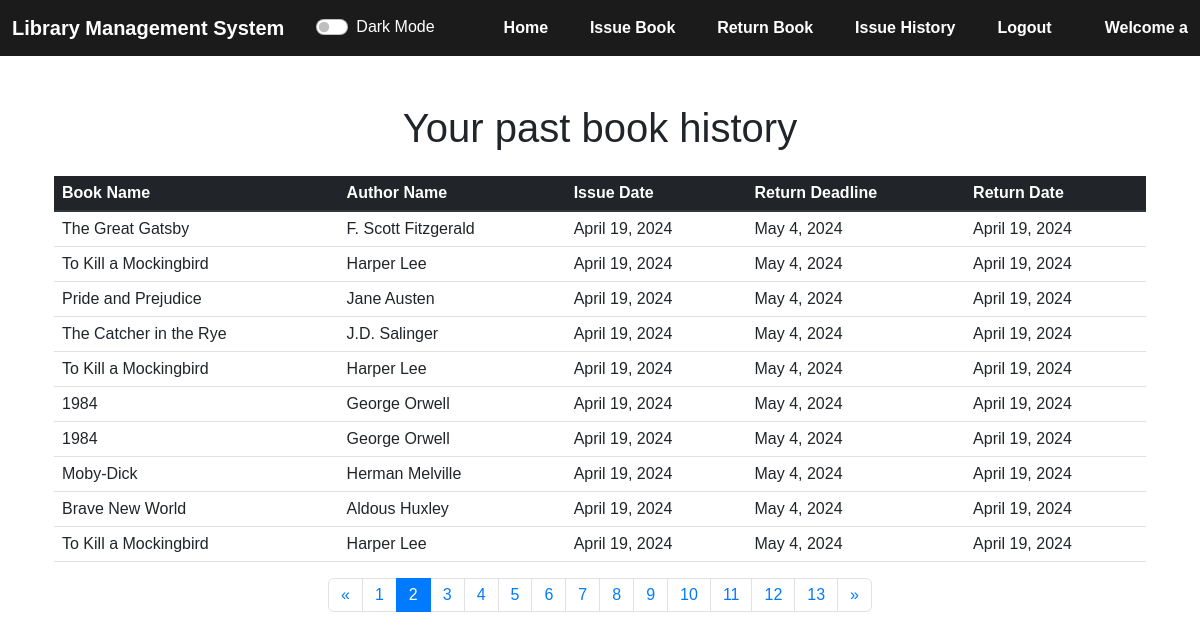
The page /history/?page=2 (signed in) on the database its author committed.
### lmsapp/models.py (models this page shows, shortened)
class IssuedItem(models.Model):
    book_id = models.ForeignKey(Book, on_delete=models.CASCADE)
    user_id = models.ForeignKey(User, on_delete=models.CASCADE)
    issue_date = models.DateField(default=date.today(), blank=False)
    @property
    def return_deadline(self):
        return self.issue_date + timedelta(days=15)
    return_date = models.DateField(blank=True, null=True)

class Book(models.Model):
    book_pic_url = models.CharField(max_length=2000)
    book_name = models.CharField(max_length=150)
    author_name = models.CharField(max_length=200)
    quantity = models.IntegerField(default=1)
    subject = models.CharField(max_length=2000)
    book_add_time = models.TimeField(default=timezone.now())
    book_add_date = models.DateField(default=date.today())
    class Meta:
        unique_together = ("book_name", "author_name")

### lmsapp/views.py (the view)
# urls.py: path("history/", views.history, name="history"),
@login_required(login_url="login")
def history(request):
    try:
        my_items = IssuedItem.objects.filter(user_id=request.user).order_by("-issue_date")
        paginator = Paginator(my_items, 10)
        page_number = request.GET.get("page")
        show_data_final = paginator.get_page(page_number)
        return render(request, "history.html", {"books": show_data_final})
    except Exception as e:
        messages.error(request, str(e))
        return redirect("/")

### lmsapp/templates/history.html (shortened to what this page needs)
{% extends 'base.html' %}
{% block content %}
  <div class="container mt-5 darkTable">
    <h1 class="text-center mb-4" data-aos="fade-up" data-aos-duration="400">Your past book history</h1>
    <div class="container" data-aos="fade-up" data-aos-duration="400">
      <table class="table ">
        <thead class="thead-dark">
          <tr>
            <th scope="col">Book Name</th>
            <th scope="col">Author Name</th>
            <th scope="col">Issue Date</th>
            <th scope="col">Return Deadline</th>
            <th scope="col">Return Date</th>
          </tr>
        </thead>
        <tbody>
          {% for book in books %}
            <tr>
              <td>{{ book.book_id.book_name }}</td>
              <td>{{ book.book_id.author_name }}</td>
              <td>{{ book.issue_date }}</td>
              <td>{{ book.return_deadline }}</td>
              <td>{{ book.return_date }}</td>
            </tr>
          {% endfor %}
        </tbody>
      </table>
    </div>
    <div class="mx-auto" style="width: 200px">
      <nav aria-label="Page navigation example">
        <ul class="pagination">
          {% if books.has_previous %}
            <li class="page-item">
              <a class="page-link" href="?page={{ books.previous_page_number }}" tabindex="-1" aria-disabled="true">&laquo;</a>
            </li>
          {% endif %}
          {% for i in 'x'|ljust:books.paginator.num_pages %}
            <li class="page-item {% if forloop.counter == books.number %}active{% endif %}">
              {% if books.paginator.num_pages > 1 %}
                <a class="page-link" href="?page={{ forloop.counter }}">{{ forloop.counter }}</a>
              {% endif %}
            </li>
          {% endfor %}
          {% if books.has_next %}
            <li class="page-item">
              <a class="page-link" href="?page={{ books.next_page_number }}">&raquo;</a>
            </li>
          {% endif %}
        </ul>
      </nav>
    </div>
  </div>
{% endblock %}

### lmsapp/templates/base.html (shortened to what this page needs)
{% load static %}
<!DOCTYPE html>
<html lang="en">
  <head>
    <link rel="stylesheet" href="https://cdn.jsdelivr.net/npm/bootstrap@4.0.0/dist/css/bootstrap.min.css" />
    <link href="https://cdn.jsdelivr.net/npm/bootstrap@5.2.3/dist/css/bootstrap.min.css" rel="stylesheet" />
    <link href="https://cdn.rawgit.com/michalsnik/aos/2.3.4/dist/aos.css" rel="stylesheet" />
  </head>
  <body>
    <nav class="navbar navbar-expand-lg">
      <div class="container-fluid">
        <a class="navbar-brand" href="/">Library Management System</a>
        <div class="form-check form-switch mx-3">
          <input class="form-check-input" type="checkbox" id="darkModeSwitcher" />
          <label class="form-check-label darkMode" for="darkModeSwitcher">Dark Mode</label>
        </div>
        <div class="collapse navbar-collapse" id="navbarNav">
          <ul class="navbar-nav m-auto mb-lg-0">
            {% if not user.is_authenticated %}
              <li class="nav-item">
                <a class="nav-link" href="/login/">Login</a>
              </li>
              <li class="nav-item">
                <a class="nav-link" href="/register/">Register</a>
              </li>
            {% else %}
              <li class="nav-item">
                <a class="nav-link" href="/">Home</a>
              </li>
              <li class="nav-item">
                <a class="nav-link" href="/issue/">Issue Book</a>
              </li>
              <li class="nav-item">
                <a class="nav-link" href="/return_item/">Return Book</a>
              </li>
              <li class="nav-item">
                <a class="nav-link" href="/history/">Issue History</a>
              </li>
              <li class="nav-item">
                <a class="nav-link" href="/logout/">Logout</a>
              </li>
            {% endif %}
          </ul>
          {% if user.is_authenticated %}
            <span class="navbar-text">Welcome {{ request.user.first_name }}</span>
          {% endif %}
        </div>
      </div>
    </nav>
    {% block content %}
    {% endblock %}
  </body>
</html>

### lmsapp/templates/base.html (style rules this page uses)
* { font-family: sans-serif; }
.nav-link { font-weight: 800; color: white; }
.navbar-text { font-weight: 800; color: white; }
.navbar-nav { width: 80%; justify-content: space-around; }
.navbar-brand { color: white; font-weight: 600; }
.navbar { background-color: #1b1b1b; }
body { margin: 0px; padding: 0px; color: #212529; overflow-x: hidden; }
.darkMode { color: white; }

### lmsapp/templates/history.html (style rules this page uses)
.table thead th { border-top: none; }
.pagination { justify-content: center; }
.pagination .page-item.active .page-link { background-color: #007bff; border-color: #007bff; }
.pagination .page-item.active .page-link { color: #ffffff; }
.pagination .page-link { color: #007bff; }

### rows shown on the page
IssuedItem: book_id.book_name "The Great Gatsby", book_id.author_name "F. Scott Fitzgerald", issue_date "April 19, 2024", return_deadline "May 4, 2024", return_date "April 19, 2024"
IssuedItem: book_id.book_name "To Kill a Mockingbird", book_id.author_name "Harper Lee", issue_date "April 19, 2024", return_deadline "May 4, 2024", return_date "April 19, 2024"
IssuedItem: book_id.book_name "Pride and Prejudice", book_id.author_name "Jane Austen", issue_date "April 19, 2024", return_deadline "May 4, 2024", return_date "April 19, 2024"
IssuedItem: book_id.book_name "The Catcher in the Rye", book_id.author_name "J.D. Salinger", issue_date "April 19, 2024", return_deadline "May 4, 2024", return_date "April 19, 2024"
IssuedItem: book_id.book_name "To Kill a Mockingbird", book_id.author_name "Harper Lee", issue_date "April 19, 2024", return_deadline "May 4, 2024", return_date "April 19, 2024"
IssuedItem: book_id.book_name "1984", book_id.author_name "George Orwell", issue_date "April 19, 2024", return_deadline "May 4, 2024", return_date "April 19, 2024"
IssuedItem: book_id.book_name "1984", book_id.author_name "George Orwell", issue_date "April 19, 2024", return_deadline "May 4, 2024", return_date "April 19, 2024"
IssuedItem: book_id.book_name "Moby-Dick", book_id.author_name "Herman Melville", issue_date "April 19, 2024", return_deadline "May 4, 2024", return_date "April 19, 2024"
IssuedItem: book_id.book_name "Brave New World", book_id.author_name "Aldous Huxley", issue_date "April 19, 2024", return_deadline "May 4, 2024", return_date "April 19, 2024"
IssuedItem: book_id.book_name "To Kill a Mockingbird", book_id.author_name "Harper Lee", issue_date "April 19, 2024", return_deadline "May 4, 2024", return_date "April 19, 2024"

### other values the page prints
{{ request.user.first_name }} "a"
